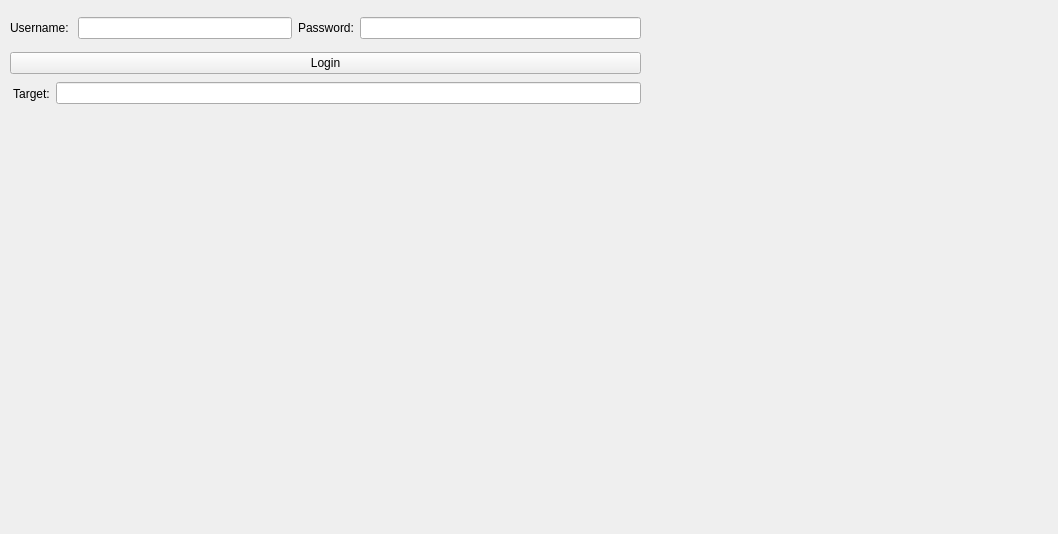
<?xml version="1.0" encoding="UTF-8"?>
<ui version="4.0">
 <class>widget</class>
 <widget class="QWidget" name="widget">
  <property name="geometry">
   <rect>
    <x>0</x>
    <y>0</y>
    <width>1058</width>
    <height>534</height>
   </rect>
  </property>
  <property name="windowTitle">
   <string>Osintgram 2.0  CC  1.0  /Version : 1</string>
  </property>
  <property name="styleSheet">
   <string notr="true"/>
  </property>
  <widget class="QWidget" name="gridLayoutWidget">
   <property name="geometry">
    <rect>
     <x>10</x>
     <y>10</y>
     <width>631</width>
     <height>71</height>
    </rect>
   </property>
   <layout class="QGridLayout" name="gridLayout">
    <item row="1" column="0">
     <widget class="QPushButton" name="pushButton">
      <property name="text">
       <string>Login</string>
      </property>
     </widget>
    </item>
    <item row="0" column="0">
     <layout class="QHBoxLayout" name="horizontalLayout">
      <item>
       <layout class="QHBoxLayout" name="horizontalLayout_2">
        <item>
         <widget class="QLabel" name="label">
          <property name="text">
           <string>Username: </string>
          </property>
         </widget>
        </item>
        <item>
         <widget class="QLineEdit" name="lineEdit"/>
        </item>
       </layout>
      </item>
      <item>
       <widget class="QLabel" name="label_2">
        <property name="text">
         <string>Password:</string>
        </property>
       </widget>
      </item>
      <item>
       <widget class="QLineEdit" name="lineEdit_2"/>
      </item>
     </layout>
    </item>
   </layout>
  </widget>
  <widget class="QWidget" name="">
   <property name="geometry">
    <rect>
     <x>10</x>
     <y>80</y>
     <width>631</width>
     <height>27</height>
    </rect>
   </property>
   <layout class="QHBoxLayout" name="horizontalLayout_3">
    <item>
     <widget class="QLabel" name="label_3">
      <property name="text">
       <string> Target:</string>
      </property>
     </widget>
    </item>
    <item>
     <widget class="QLineEdit" name="lineEdit_3"/>
    </item>
   </layout>
  </widget>
 </widget>
 <resources/>
 <connections/>
</ui>
